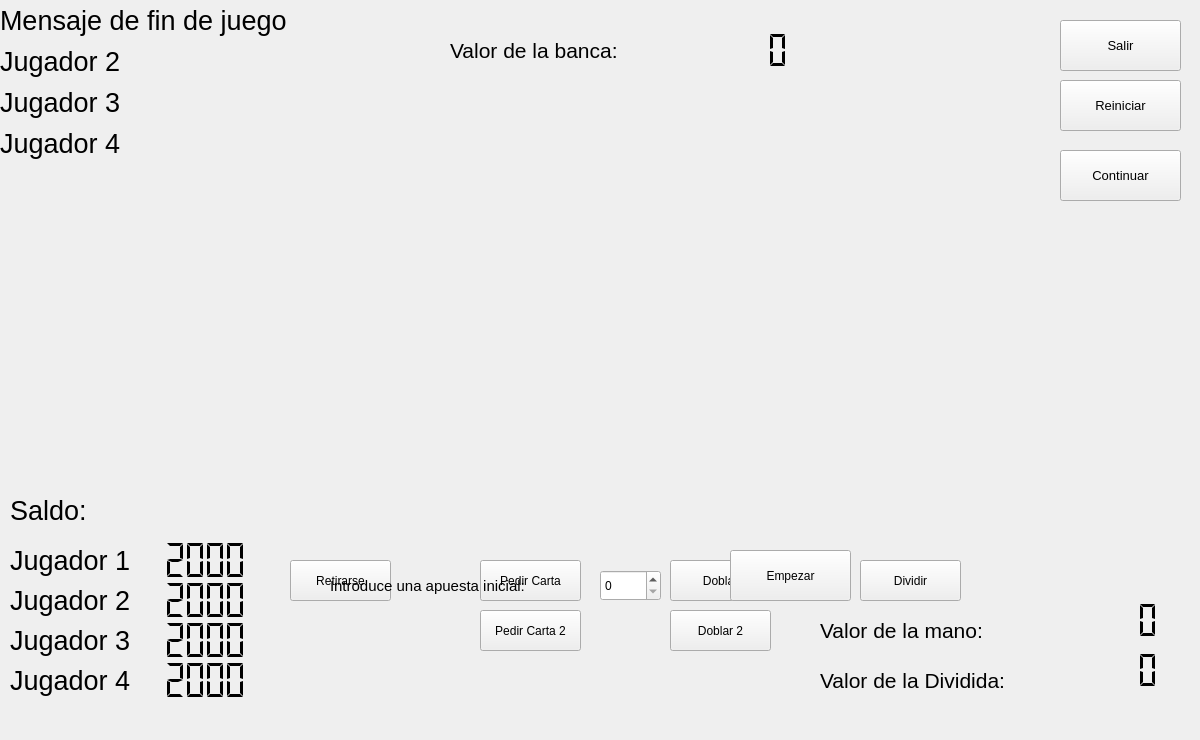
<?xml version="1.0" encoding="UTF-8"?>
<ui version="4.0">
 <class>UnJugador</class>
 <widget class="QWidget" name="UnJugador">
  <property name="geometry">
   <rect>
    <x>0</x>
    <y>0</y>
    <width>1200</width>
    <height>740</height>
   </rect>
  </property>
  <property name="windowTitle">
   <string>Form</string>
  </property>
  <widget class="QPushButton" name="boton_pedir_carta">
   <property name="geometry">
    <rect>
     <x>480</x>
     <y>560</y>
     <width>101</width>
     <height>41</height>
    </rect>
   </property>
   <property name="font">
    <font>
     <pointsize>9</pointsize>
    </font>
   </property>
   <property name="text">
    <string>Pedir Carta</string>
   </property>
  </widget>
  <widget class="QPushButton" name="boton_retirarse">
   <property name="geometry">
    <rect>
     <x>290</x>
     <y>560</y>
     <width>101</width>
     <height>41</height>
    </rect>
   </property>
   <property name="font">
    <font>
     <pointsize>9</pointsize>
    </font>
   </property>
   <property name="text">
    <string>Retirarse</string>
   </property>
  </widget>
  <widget class="QPushButton" name="boton_doblar">
   <property name="geometry">
    <rect>
     <x>670</x>
     <y>560</y>
     <width>101</width>
     <height>41</height>
    </rect>
   </property>
   <property name="font">
    <font>
     <pointsize>9</pointsize>
    </font>
   </property>
   <property name="text">
    <string>Doblar</string>
   </property>
  </widget>
  <widget class="QPushButton" name="boton_dividir">
   <property name="geometry">
    <rect>
     <x>860</x>
     <y>560</y>
     <width>101</width>
     <height>41</height>
    </rect>
   </property>
   <property name="font">
    <font>
     <pointsize>9</pointsize>
    </font>
   </property>
   <property name="text">
    <string>Dividir</string>
   </property>
  </widget>
  <widget class="QLabel" name="label">
   <property name="geometry">
    <rect>
     <x>10</x>
     <y>490</y>
     <width>91</width>
     <height>41</height>
    </rect>
   </property>
   <property name="font">
    <font>
     <pointsize>20</pointsize>
    </font>
   </property>
   <property name="text">
    <string>Saldo:</string>
   </property>
  </widget>
  <widget class="QLCDNumber" name="pantalla">
   <property name="geometry">
    <rect>
     <x>140</x>
     <y>540</y>
     <width>111</width>
     <height>41</height>
    </rect>
   </property>
   <property name="frameShape">
    <enum>QFrame::NoFrame</enum>
   </property>
   <property name="segmentStyle">
    <enum>QLCDNumber::Flat</enum>
   </property>
   <property name="intValue" stdset="0">
    <number>2000</number>
   </property>
  </widget>
  <widget class="QSpinBox" name="selector_apuesta">
   <property name="geometry">
    <rect>
     <x>600</x>
     <y>570</y>
     <width>61</width>
     <height>31</height>
    </rect>
   </property>
   <property name="maximum">
    <number>100000</number>
   </property>
  </widget>
  <widget class="QLabel" name="label_2">
   <property name="geometry">
    <rect>
     <x>330</x>
     <y>570</y>
     <width>251</width>
     <height>31</height>
    </rect>
   </property>
   <property name="font">
    <font>
     <pointsize>11</pointsize>
    </font>
   </property>
   <property name="text">
    <string>Introduce una apuesta inicial: </string>
   </property>
  </widget>
  <widget class="QPushButton" name="boton_empezar">
   <property name="geometry">
    <rect>
     <x>730</x>
     <y>550</y>
     <width>121</width>
     <height>51</height>
    </rect>
   </property>
   <property name="font">
    <font>
     <pointsize>9</pointsize>
    </font>
   </property>
   <property name="text">
    <string>Empezar</string>
   </property>
  </widget>
  <widget class="QLabel" name="label_retirada">
   <property name="geometry">
    <rect>
     <x>0</x>
     <y>0</y>
     <width>500</width>
     <height>41</height>
    </rect>
   </property>
   <property name="font">
    <font>
     <pointsize>20</pointsize>
    </font>
   </property>
   <property name="text">
    <string>Mensaje de fin de juego</string>
   </property>
   <property name="alignment">
    <set>Qt::AlignLeading|Qt::AlignLeft|Qt::AlignVCenter</set>
   </property>
  </widget>
  <widget class="QLabel" name="label_3">
   <property name="geometry">
    <rect>
     <x>820</x>
     <y>600</y>
     <width>211</width>
     <height>61</height>
    </rect>
   </property>
   <property name="font">
    <font>
     <pointsize>16</pointsize>
    </font>
   </property>
   <property name="text">
    <string>Valor de la mano:</string>
   </property>
  </widget>
  <widget class="QLCDNumber" name="pantalla_2">
   <property name="geometry">
    <rect>
     <x>1060</x>
     <y>600</y>
     <width>101</width>
     <height>41</height>
    </rect>
   </property>
   <property name="frameShape">
    <enum>QFrame::NoFrame</enum>
   </property>
   <property name="segmentStyle">
    <enum>QLCDNumber::Flat</enum>
   </property>
   <property name="intValue" stdset="0">
    <number>0</number>
   </property>
  </widget>
  <widget class="QLCDNumber" name="pantalla_3">
   <property name="geometry">
    <rect>
     <x>690</x>
     <y>30</y>
     <width>101</width>
     <height>41</height>
    </rect>
   </property>
   <property name="frameShape">
    <enum>QFrame::NoFrame</enum>
   </property>
   <property name="segmentStyle">
    <enum>QLCDNumber::Flat</enum>
   </property>
   <property name="intValue" stdset="0">
    <number>0</number>
   </property>
  </widget>
  <widget class="QLabel" name="label_valor_banca">
   <property name="geometry">
    <rect>
     <x>450</x>
     <y>20</y>
     <width>211</width>
     <height>61</height>
    </rect>
   </property>
   <property name="font">
    <font>
     <pointsize>16</pointsize>
    </font>
   </property>
   <property name="text">
    <string>Valor de la banca:</string>
   </property>
  </widget>
  <widget class="QPushButton" name="boton_salir">
   <property name="geometry">
    <rect>
     <x>1060</x>
     <y>20</y>
     <width>121</width>
     <height>51</height>
    </rect>
   </property>
   <property name="font">
    <font>
     <pointsize>10</pointsize>
    </font>
   </property>
   <property name="text">
    <string>Salir</string>
   </property>
  </widget>
  <widget class="QPushButton" name="boton_reiniciar">
   <property name="geometry">
    <rect>
     <x>1060</x>
     <y>80</y>
     <width>121</width>
     <height>51</height>
    </rect>
   </property>
   <property name="font">
    <font>
     <pointsize>10</pointsize>
    </font>
   </property>
   <property name="text">
    <string>Reiniciar</string>
   </property>
  </widget>
  <widget class="QPushButton" name="boton_continuar">
   <property name="geometry">
    <rect>
     <x>1060</x>
     <y>150</y>
     <width>121</width>
     <height>51</height>
    </rect>
   </property>
   <property name="font">
    <font>
     <pointsize>10</pointsize>
    </font>
   </property>
   <property name="text">
    <string>Continuar</string>
   </property>
  </widget>
  <widget class="QLabel" name="Mesa1">
   <property name="geometry">
    <rect>
     <x>0</x>
     <y>0</y>
     <width>1200</width>
     <height>740</height>
    </rect>
   </property>
   <property name="text">
    <string/>
   </property>
  </widget>
  <widget class="QLabel" name="Carta1J1">
   <property name="geometry">
    <rect>
     <x>10</x>
     <y>250</y>
     <width>71</width>
     <height>104</height>
    </rect>
   </property>
   <property name="text">
    <string/>
   </property>
  </widget>
  <widget class="QLabel" name="Carta2J1">
   <property name="geometry">
    <rect>
     <x>30</x>
     <y>250</y>
     <width>71</width>
     <height>104</height>
    </rect>
   </property>
   <property name="text">
    <string/>
   </property>
  </widget>
  <widget class="QLabel" name="Carta3J1">
   <property name="geometry">
    <rect>
     <x>50</x>
     <y>250</y>
     <width>71</width>
     <height>104</height>
    </rect>
   </property>
   <property name="text">
    <string/>
   </property>
  </widget>
  <widget class="QLabel" name="Carta4J1">
   <property name="geometry">
    <rect>
     <x>70</x>
     <y>250</y>
     <width>71</width>
     <height>104</height>
    </rect>
   </property>
   <property name="text">
    <string/>
   </property>
  </widget>
  <widget class="QLabel" name="Carta5J1">
   <property name="geometry">
    <rect>
     <x>90</x>
     <y>250</y>
     <width>71</width>
     <height>104</height>
    </rect>
   </property>
   <property name="text">
    <string/>
   </property>
  </widget>
  <widget class="QLabel" name="Carta1B">
   <property name="geometry">
    <rect>
     <x>500</x>
     <y>90</y>
     <width>71</width>
     <height>104</height>
    </rect>
   </property>
   <property name="text">
    <string/>
   </property>
  </widget>
  <widget class="QLabel" name="Carta2B">
   <property name="geometry">
    <rect>
     <x>520</x>
     <y>90</y>
     <width>71</width>
     <height>104</height>
    </rect>
   </property>
   <property name="text">
    <string/>
   </property>
  </widget>
  <widget class="QLabel" name="Carta3B">
   <property name="geometry">
    <rect>
     <x>540</x>
     <y>90</y>
     <width>71</width>
     <height>104</height>
    </rect>
   </property>
   <property name="text">
    <string/>
   </property>
  </widget>
  <widget class="QLabel" name="Carta4B">
   <property name="geometry">
    <rect>
     <x>560</x>
     <y>90</y>
     <width>71</width>
     <height>104</height>
    </rect>
   </property>
   <property name="text">
    <string/>
   </property>
  </widget>
  <widget class="QLabel" name="Carta5B">
   <property name="geometry">
    <rect>
     <x>580</x>
     <y>90</y>
     <width>71</width>
     <height>104</height>
    </rect>
   </property>
   <property name="text">
    <string/>
   </property>
  </widget>
  <widget class="QLabel" name="Carta1D1">
   <property name="geometry">
    <rect>
     <x>10</x>
     <y>380</y>
     <width>71</width>
     <height>104</height>
    </rect>
   </property>
   <property name="text">
    <string/>
   </property>
  </widget>
  <widget class="QLabel" name="Carta2D1">
   <property name="geometry">
    <rect>
     <x>30</x>
     <y>380</y>
     <width>71</width>
     <height>104</height>
    </rect>
   </property>
   <property name="text">
    <string/>
   </property>
  </widget>
  <widget class="QLabel" name="Carta3D1">
   <property name="geometry">
    <rect>
     <x>50</x>
     <y>380</y>
     <width>71</width>
     <height>104</height>
    </rect>
   </property>
   <property name="text">
    <string/>
   </property>
  </widget>
  <widget class="QLabel" name="Carta4D1">
   <property name="geometry">
    <rect>
     <x>70</x>
     <y>380</y>
     <width>71</width>
     <height>104</height>
    </rect>
   </property>
   <property name="text">
    <string/>
   </property>
  </widget>
  <widget class="QLabel" name="Carta5D1">
   <property name="geometry">
    <rect>
     <x>90</x>
     <y>380</y>
     <width>71</width>
     <height>104</height>
    </rect>
   </property>
   <property name="text">
    <string/>
   </property>
  </widget>
  <widget class="QPushButton" name="boton_pedir_carta2">
   <property name="geometry">
    <rect>
     <x>480</x>
     <y>610</y>
     <width>101</width>
     <height>41</height>
    </rect>
   </property>
   <property name="font">
    <font>
     <pointsize>9</pointsize>
    </font>
   </property>
   <property name="text">
    <string>Pedir Carta 2</string>
   </property>
  </widget>
  <widget class="QPushButton" name="boton_doblar2">
   <property name="geometry">
    <rect>
     <x>670</x>
     <y>610</y>
     <width>101</width>
     <height>41</height>
    </rect>
   </property>
   <property name="font">
    <font>
     <pointsize>9</pointsize>
    </font>
   </property>
   <property name="text">
    <string>Doblar 2</string>
   </property>
  </widget>
  <widget class="QLabel" name="label_4">
   <property name="geometry">
    <rect>
     <x>820</x>
     <y>650</y>
     <width>211</width>
     <height>61</height>
    </rect>
   </property>
   <property name="font">
    <font>
     <pointsize>16</pointsize>
    </font>
   </property>
   <property name="text">
    <string>Valor de la Dividida:</string>
   </property>
  </widget>
  <widget class="QLCDNumber" name="pantalla_4">
   <property name="geometry">
    <rect>
     <x>1060</x>
     <y>650</y>
     <width>101</width>
     <height>41</height>
    </rect>
   </property>
   <property name="frameShape">
    <enum>QFrame::NoFrame</enum>
   </property>
   <property name="segmentStyle">
    <enum>QLCDNumber::Flat</enum>
   </property>
  </widget>
  <widget class="QLabel" name="Carta1J4">
   <property name="geometry">
    <rect>
     <x>900</x>
     <y>250</y>
     <width>71</width>
     <height>104</height>
    </rect>
   </property>
   <property name="text">
    <string/>
   </property>
  </widget>
  <widget class="QLabel" name="Carta2J4">
   <property name="geometry">
    <rect>
     <x>920</x>
     <y>250</y>
     <width>71</width>
     <height>104</height>
    </rect>
   </property>
   <property name="text">
    <string/>
   </property>
  </widget>
  <widget class="QLabel" name="Carta3J4">
   <property name="geometry">
    <rect>
     <x>940</x>
     <y>250</y>
     <width>71</width>
     <height>104</height>
    </rect>
   </property>
   <property name="text">
    <string/>
   </property>
  </widget>
  <widget class="QLabel" name="Carta4J4">
   <property name="geometry">
    <rect>
     <x>960</x>
     <y>250</y>
     <width>71</width>
     <height>104</height>
    </rect>
   </property>
   <property name="text">
    <string/>
   </property>
  </widget>
  <widget class="QLabel" name="Carta5J4">
   <property name="geometry">
    <rect>
     <x>980</x>
     <y>250</y>
     <width>71</width>
     <height>104</height>
    </rect>
   </property>
   <property name="text">
    <string/>
   </property>
  </widget>
  <widget class="QLabel" name="Carta1D4">
   <property name="geometry">
    <rect>
     <x>900</x>
     <y>380</y>
     <width>71</width>
     <height>104</height>
    </rect>
   </property>
   <property name="text">
    <string/>
   </property>
  </widget>
  <widget class="QLabel" name="Carta2D4">
   <property name="geometry">
    <rect>
     <x>920</x>
     <y>380</y>
     <width>71</width>
     <height>104</height>
    </rect>
   </property>
   <property name="text">
    <string/>
   </property>
  </widget>
  <widget class="QLabel" name="Carta3D4">
   <property name="geometry">
    <rect>
     <x>940</x>
     <y>380</y>
     <width>71</width>
     <height>104</height>
    </rect>
   </property>
   <property name="text">
    <string/>
   </property>
  </widget>
  <widget class="QLabel" name="Carta4D4">
   <property name="geometry">
    <rect>
     <x>960</x>
     <y>380</y>
     <width>71</width>
     <height>104</height>
    </rect>
   </property>
   <property name="text">
    <string/>
   </property>
  </widget>
  <widget class="QLabel" name="Carta5D4">
   <property name="geometry">
    <rect>
     <x>980</x>
     <y>380</y>
     <width>71</width>
     <height>104</height>
    </rect>
   </property>
   <property name="text">
    <string/>
   </property>
  </widget>
  <widget class="QLabel" name="Carta1J2">
   <property name="geometry">
    <rect>
     <x>310</x>
     <y>300</y>
     <width>71</width>
     <height>104</height>
    </rect>
   </property>
   <property name="text">
    <string/>
   </property>
  </widget>
  <widget class="QLabel" name="Carta2J2">
   <property name="geometry">
    <rect>
     <x>330</x>
     <y>300</y>
     <width>71</width>
     <height>104</height>
    </rect>
   </property>
   <property name="text">
    <string/>
   </property>
  </widget>
  <widget class="QLabel" name="Carta3J2">
   <property name="geometry">
    <rect>
     <x>350</x>
     <y>300</y>
     <width>71</width>
     <height>104</height>
    </rect>
   </property>
   <property name="text">
    <string/>
   </property>
  </widget>
  <widget class="QLabel" name="Carta4J2">
   <property name="geometry">
    <rect>
     <x>370</x>
     <y>300</y>
     <width>71</width>
     <height>104</height>
    </rect>
   </property>
   <property name="text">
    <string/>
   </property>
  </widget>
  <widget class="QLabel" name="Carta5J2">
   <property name="geometry">
    <rect>
     <x>390</x>
     <y>300</y>
     <width>71</width>
     <height>104</height>
    </rect>
   </property>
   <property name="text">
    <string/>
   </property>
  </widget>
  <widget class="QLabel" name="Carta1D2">
   <property name="geometry">
    <rect>
     <x>310</x>
     <y>430</y>
     <width>71</width>
     <height>104</height>
    </rect>
   </property>
   <property name="text">
    <string/>
   </property>
  </widget>
  <widget class="QLabel" name="Carta2D2">
   <property name="geometry">
    <rect>
     <x>330</x>
     <y>430</y>
     <width>71</width>
     <height>104</height>
    </rect>
   </property>
   <property name="text">
    <string/>
   </property>
  </widget>
  <widget class="QLabel" name="Carta3D2">
   <property name="geometry">
    <rect>
     <x>350</x>
     <y>430</y>
     <width>71</width>
     <height>104</height>
    </rect>
   </property>
   <property name="text">
    <string/>
   </property>
  </widget>
  <widget class="QLabel" name="Carta4D2">
   <property name="geometry">
    <rect>
     <x>370</x>
     <y>430</y>
     <width>71</width>
     <height>104</height>
    </rect>
   </property>
   <property name="text">
    <string/>
   </property>
  </widget>
  <widget class="QLabel" name="Carta5D2">
   <property name="geometry">
    <rect>
     <x>390</x>
     <y>430</y>
     <width>71</width>
     <height>104</height>
    </rect>
   </property>
   <property name="text">
    <string/>
   </property>
  </widget>
  <widget class="QLabel" name="Carta1J3">
   <property name="geometry">
    <rect>
     <x>590</x>
     <y>300</y>
     <width>71</width>
     <height>104</height>
    </rect>
   </property>
   <property name="text">
    <string/>
   </property>
  </widget>
  <widget class="QLabel" name="Carta2J3">
   <property name="geometry">
    <rect>
     <x>610</x>
     <y>300</y>
     <width>71</width>
     <height>104</height>
    </rect>
   </property>
   <property name="text">
    <string/>
   </property>
  </widget>
  <widget class="QLabel" name="Carta3J3">
   <property name="geometry">
    <rect>
     <x>630</x>
     <y>300</y>
     <width>71</width>
     <height>104</height>
    </rect>
   </property>
   <property name="text">
    <string/>
   </property>
  </widget>
  <widget class="QLabel" name="Carta4J3">
   <property name="geometry">
    <rect>
     <x>650</x>
     <y>300</y>
     <width>71</width>
     <height>104</height>
    </rect>
   </property>
   <property name="text">
    <string/>
   </property>
  </widget>
  <widget class="QLabel" name="Carta5J3">
   <property name="geometry">
    <rect>
     <x>670</x>
     <y>300</y>
     <width>71</width>
     <height>104</height>
    </rect>
   </property>
   <property name="text">
    <string/>
   </property>
  </widget>
  <widget class="QLabel" name="label_5">
   <property name="geometry">
    <rect>
     <x>10</x>
     <y>540</y>
     <width>130</width>
     <height>41</height>
    </rect>
   </property>
   <property name="font">
    <font>
     <pointsize>20</pointsize>
    </font>
   </property>
   <property name="text">
    <string>Jugador 1</string>
   </property>
  </widget>
  <widget class="QLabel" name="label_6">
   <property name="geometry">
    <rect>
     <x>10</x>
     <y>580</y>
     <width>130</width>
     <height>41</height>
    </rect>
   </property>
   <property name="font">
    <font>
     <pointsize>20</pointsize>
    </font>
   </property>
   <property name="text">
    <string>Jugador 2</string>
   </property>
  </widget>
  <widget class="QLCDNumber" name="saldo2">
   <property name="geometry">
    <rect>
     <x>140</x>
     <y>580</y>
     <width>111</width>
     <height>41</height>
    </rect>
   </property>
   <property name="frameShape">
    <enum>QFrame::NoFrame</enum>
   </property>
   <property name="segmentStyle">
    <enum>QLCDNumber::Flat</enum>
   </property>
   <property name="value" stdset="0">
    <double>2000.000000000000000</double>
   </property>
  </widget>
  <widget class="QLabel" name="Carta1D3">
   <property name="geometry">
    <rect>
     <x>590</x>
     <y>430</y>
     <width>71</width>
     <height>104</height>
    </rect>
   </property>
   <property name="text">
    <string/>
   </property>
  </widget>
  <widget class="QLabel" name="Carta2D3">
   <property name="geometry">
    <rect>
     <x>610</x>
     <y>430</y>
     <width>71</width>
     <height>104</height>
    </rect>
   </property>
   <property name="text">
    <string/>
   </property>
  </widget>
  <widget class="QLabel" name="Carta3D3">
   <property name="geometry">
    <rect>
     <x>630</x>
     <y>430</y>
     <width>71</width>
     <height>104</height>
    </rect>
   </property>
   <property name="text">
    <string/>
   </property>
  </widget>
  <widget class="QLabel" name="Carta4D3">
   <property name="geometry">
    <rect>
     <x>650</x>
     <y>430</y>
     <width>71</width>
     <height>104</height>
    </rect>
   </property>
   <property name="text">
    <string/>
   </property>
  </widget>
  <widget class="QLabel" name="Carta5D3">
   <property name="geometry">
    <rect>
     <x>670</x>
     <y>430</y>
     <width>71</width>
     <height>104</height>
    </rect>
   </property>
   <property name="text">
    <string/>
   </property>
  </widget>
  <widget class="QLabel" name="label_7">
   <property name="geometry">
    <rect>
     <x>10</x>
     <y>620</y>
     <width>130</width>
     <height>41</height>
    </rect>
   </property>
   <property name="font">
    <font>
     <pointsize>20</pointsize>
    </font>
   </property>
   <property name="text">
    <string>Jugador 3</string>
   </property>
  </widget>
  <widget class="QLabel" name="label_8">
   <property name="geometry">
    <rect>
     <x>10</x>
     <y>660</y>
     <width>130</width>
     <height>41</height>
    </rect>
   </property>
   <property name="font">
    <font>
     <pointsize>20</pointsize>
    </font>
   </property>
   <property name="text">
    <string>Jugador 4</string>
   </property>
  </widget>
  <widget class="QLCDNumber" name="saldo3">
   <property name="geometry">
    <rect>
     <x>140</x>
     <y>620</y>
     <width>111</width>
     <height>41</height>
    </rect>
   </property>
   <property name="frameShape">
    <enum>QFrame::NoFrame</enum>
   </property>
   <property name="segmentStyle">
    <enum>QLCDNumber::Flat</enum>
   </property>
   <property name="value" stdset="0">
    <double>2000.000000000000000</double>
   </property>
  </widget>
  <widget class="QLCDNumber" name="saldo4">
   <property name="geometry">
    <rect>
     <x>140</x>
     <y>660</y>
     <width>111</width>
     <height>41</height>
    </rect>
   </property>
   <property name="frameShape">
    <enum>QFrame::NoFrame</enum>
   </property>
   <property name="segmentStyle">
    <enum>QLCDNumber::Flat</enum>
   </property>
   <property name="value" stdset="0">
    <double>2000.000000000000000</double>
   </property>
  </widget>
  <widget class="QLabel" name="label_final2">
   <property name="geometry">
    <rect>
     <x>0</x>
     <y>41</y>
     <width>500</width>
     <height>41</height>
    </rect>
   </property>
   <property name="font">
    <font>
     <pointsize>20</pointsize>
    </font>
   </property>
   <property name="text">
    <string>Jugador 2</string>
   </property>
  </widget>
  <widget class="QLabel" name="label_final3">
   <property name="geometry">
    <rect>
     <x>0</x>
     <y>82</y>
     <width>500</width>
     <height>41</height>
    </rect>
   </property>
   <property name="font">
    <font>
     <pointsize>20</pointsize>
    </font>
   </property>
   <property name="text">
    <string>Jugador 3</string>
   </property>
  </widget>
  <widget class="QLabel" name="label_final4">
   <property name="geometry">
    <rect>
     <x>0</x>
     <y>123</y>
     <width>500</width>
     <height>41</height>
    </rect>
   </property>
   <property name="font">
    <font>
     <pointsize>20</pointsize>
    </font>
   </property>
   <property name="text">
    <string>Jugador 4</string>
   </property>
  </widget>
  <widget class="QLabel" name="Carta6J1">
   <property name="geometry">
    <rect>
     <x>110</x>
     <y>250</y>
     <width>71</width>
     <height>104</height>
    </rect>
   </property>
   <property name="text">
    <string/>
   </property>
  </widget>
  <widget class="QLabel" name="Carta7J1">
   <property name="geometry">
    <rect>
     <x>130</x>
     <y>250</y>
     <width>71</width>
     <height>104</height>
    </rect>
   </property>
   <property name="text">
    <string/>
   </property>
  </widget>
  <widget class="QLabel" name="Carta8J1">
   <property name="geometry">
    <rect>
     <x>150</x>
     <y>250</y>
     <width>71</width>
     <height>104</height>
    </rect>
   </property>
   <property name="frameShape">
    <enum>QFrame::NoFrame</enum>
   </property>
   <property name="text">
    <string/>
   </property>
  </widget>
  <widget class="QLabel" name="Carta9J1">
   <property name="geometry">
    <rect>
     <x>170</x>
     <y>250</y>
     <width>71</width>
     <height>104</height>
    </rect>
   </property>
   <property name="text">
    <string/>
   </property>
  </widget>
  <widget class="QLabel" name="Carta10J1">
   <property name="geometry">
    <rect>
     <x>190</x>
     <y>250</y>
     <width>71</width>
     <height>104</height>
    </rect>
   </property>
   <property name="text">
    <string/>
   </property>
  </widget>
  <widget class="QLabel" name="Carta11J1">
   <property name="geometry">
    <rect>
     <x>210</x>
     <y>250</y>
     <width>71</width>
     <height>104</height>
    </rect>
   </property>
   <property name="text">
    <string/>
   </property>
  </widget>
  <widget class="QLabel" name="Carta6D1">
   <property name="geometry">
    <rect>
     <x>110</x>
     <y>380</y>
     <width>71</width>
     <height>104</height>
    </rect>
   </property>
   <property name="text">
    <string/>
   </property>
  </widget>
  <widget class="QLabel" name="Carta7D1">
   <property name="geometry">
    <rect>
     <x>130</x>
     <y>380</y>
     <width>71</width>
     <height>104</height>
    </rect>
   </property>
   <property name="text">
    <string/>
   </property>
  </widget>
  <widget class="QLabel" name="Carta8D1">
   <property name="geometry">
    <rect>
     <x>150</x>
     <y>380</y>
     <width>71</width>
     <height>104</height>
    </rect>
   </property>
   <property name="text">
    <string/>
   </property>
  </widget>
  <widget class="QLabel" name="Carta9D1">
   <property name="geometry">
    <rect>
     <x>170</x>
     <y>380</y>
     <width>71</width>
     <height>104</height>
    </rect>
   </property>
   <property name="text">
    <string/>
   </property>
  </widget>
  <widget class="QLabel" name="Carta10D1">
   <property name="geometry">
    <rect>
     <x>190</x>
     <y>380</y>
     <width>71</width>
     <height>104</height>
    </rect>
   </property>
   <property name="text">
    <string/>
   </property>
  </widget>
  <widget class="QLabel" name="Carta11D1">
   <property name="geometry">
    <rect>
     <x>210</x>
     <y>380</y>
     <width>71</width>
     <height>104</height>
    </rect>
   </property>
   <property name="text">
    <string/>
   </property>
  </widget>
  <widget class="QLabel" name="Carta6J2">
   <property name="geometry">
    <rect>
     <x>410</x>
     <y>300</y>
     <width>71</width>
     <height>104</height>
    </rect>
   </property>
   <property name="text">
    <string/>
   </property>
  </widget>
  <widget class="QLabel" name="Carta7J2">
   <property name="geometry">
    <rect>
     <x>430</x>
     <y>300</y>
     <width>71</width>
     <height>104</height>
    </rect>
   </property>
   <property name="text">
    <string/>
   </property>
  </widget>
  <widget class="QLabel" name="Carta8J2">
   <property name="geometry">
    <rect>
     <x>450</x>
     <y>300</y>
     <width>71</width>
     <height>104</height>
    </rect>
   </property>
   <property name="text">
    <string/>
   </property>
  </widget>
  <widget class="QLabel" name="Carta9J2">
   <property name="geometry">
    <rect>
     <x>470</x>
     <y>300</y>
     <width>71</width>
     <height>104</height>
    </rect>
   </property>
   <property name="text">
    <string/>
   </property>
  </widget>
  <widget class="QLabel" name="Carta10J2">
   <property name="geometry">
    <rect>
     <x>490</x>
     <y>300</y>
     <width>71</width>
     <height>104</height>
    </rect>
   </property>
   <property name="text">
    <string/>
   </property>
  </widget>
  <widget class="QLabel" name="Carta11J2">
   <property name="geometry">
    <rect>
     <x>510</x>
     <y>300</y>
     <width>71</width>
     <height>104</height>
    </rect>
   </property>
   <property name="text">
    <string/>
   </property>
  </widget>
  <widget class="QLabel" name="Carta6D2">
   <property name="geometry">
    <rect>
     <x>410</x>
     <y>430</y>
     <width>71</width>
     <height>104</height>
    </rect>
   </property>
   <property name="frameShape">
    <enum>QFrame::NoFrame</enum>
   </property>
   <property name="text">
    <string/>
   </property>
  </widget>
  <widget class="QLabel" name="Carta7D2">
   <property name="geometry">
    <rect>
     <x>430</x>
     <y>430</y>
     <width>71</width>
     <height>104</height>
    </rect>
   </property>
   <property name="text">
    <string/>
   </property>
  </widget>
  <widget class="QLabel" name="Carta8D2">
   <property name="geometry">
    <rect>
     <x>450</x>
     <y>430</y>
     <width>71</width>
     <height>104</height>
    </rect>
   </property>
   <property name="text">
    <string/>
   </property>
  </widget>
  <widget class="QLabel" name="Carta9D2">
   <property name="geometry">
    <rect>
     <x>470</x>
     <y>430</y>
     <width>71</width>
     <height>104</height>
    </rect>
   </property>
   <property name="text">
    <string/>
   </property>
  </widget>
  <widget class="QLabel" name="Carta10D2">
   <property name="geometry">
    <rect>
     <x>490</x>
     <y>430</y>
     <width>71</width>
     <height>104</height>
    </rect>
   </property>
   <property name="text">
    <string/>
   </property>
  </widget>
  <widget class="QLabel" name="Carta11D2">
   <property name="geometry">
    <rect>
     <x>510</x>
     <y>430</y>
     <width>71</width>
     <height>104</height>
    </rect>
   </property>
   <property name="text">
    <string/>
   </property>
  </widget>
  <widget class="QLabel" name="Carta6J3">
   <property name="geometry">
    <rect>
     <x>690</x>
     <y>300</y>
     <width>71</width>
     <height>104</height>
    </rect>
   </property>
   <property name="text">
    <string/>
   </property>
  </widget>
  <widget class="QLabel" name="Carta7J3">
   <property name="geometry">
    <rect>
     <x>710</x>
     <y>300</y>
     <width>71</width>
     <height>104</height>
    </rect>
   </property>
   <property name="text">
    <string/>
   </property>
  </widget>
  <widget class="QLabel" name="Carta8J3">
   <property name="geometry">
    <rect>
     <x>730</x>
     <y>300</y>
     <width>71</width>
     <height>104</height>
    </rect>
   </property>
   <property name="text">
    <string/>
   </property>
  </widget>
  <widget class="QLabel" name="Carta9J3">
   <property name="geometry">
    <rect>
     <x>750</x>
     <y>300</y>
     <width>71</width>
     <height>104</height>
    </rect>
   </property>
   <property name="text">
    <string/>
   </property>
  </widget>
  <widget class="QLabel" name="Carta10J3">
   <property name="geometry">
    <rect>
     <x>770</x>
     <y>300</y>
     <width>71</width>
     <height>104</height>
    </rect>
   </property>
   <property name="text">
    <string/>
   </property>
  </widget>
  <widget class="QLabel" name="Carta11J3">
   <property name="geometry">
    <rect>
     <x>790</x>
     <y>300</y>
     <width>71</width>
     <height>104</height>
    </rect>
   </property>
   <property name="text">
    <string/>
   </property>
  </widget>
  <widget class="QLabel" name="Carta6D3">
   <property name="geometry">
    <rect>
     <x>690</x>
     <y>430</y>
     <width>71</width>
     <height>104</height>
    </rect>
   </property>
   <property name="text">
    <string/>
   </property>
  </widget>
  <widget class="QLabel" name="Carta7D3">
   <property name="geometry">
    <rect>
     <x>710</x>
     <y>430</y>
     <width>71</width>
     <height>104</height>
    </rect>
   </property>
   <property name="text">
    <string/>
   </property>
  </widget>
  <widget class="QLabel" name="Carta8D3">
   <property name="geometry">
    <rect>
     <x>730</x>
     <y>430</y>
     <width>71</width>
     <height>104</height>
    </rect>
   </property>
   <property name="text">
    <string/>
   </property>
  </widget>
  <widget class="QLabel" name="Carta9D3">
   <property name="geometry">
    <rect>
     <x>750</x>
     <y>430</y>
     <width>71</width>
     <height>104</height>
    </rect>
   </property>
   <property name="text">
    <string/>
   </property>
  </widget>
  <widget class="QLabel" name="Carta10D3">
   <property name="geometry">
    <rect>
     <x>770</x>
     <y>430</y>
     <width>71</width>
     <height>104</height>
    </rect>
   </property>
   <property name="text">
    <string/>
   </property>
  </widget>
  <widget class="QLabel" name="Carta11D3">
   <property name="geometry">
    <rect>
     <x>790</x>
     <y>430</y>
     <width>71</width>
     <height>104</height>
    </rect>
   </property>
   <property name="text">
    <string/>
   </property>
  </widget>
  <widget class="QLabel" name="Carta6J4">
   <property name="geometry">
    <rect>
     <x>1000</x>
     <y>250</y>
     <width>71</width>
     <height>104</height>
    </rect>
   </property>
   <property name="text">
    <string/>
   </property>
  </widget>
  <widget class="QLabel" name="Carta7J4">
   <property name="geometry">
    <rect>
     <x>1020</x>
     <y>250</y>
     <width>71</width>
     <height>104</height>
    </rect>
   </property>
   <property name="text">
    <string/>
   </property>
  </widget>
  <widget class="QLabel" name="Carta8J4">
   <property name="geometry">
    <rect>
     <x>1040</x>
     <y>250</y>
     <width>71</width>
     <height>104</height>
    </rect>
   </property>
   <property name="text">
    <string/>
   </property>
  </widget>
  <widget class="QLabel" name="Carta9J4">
   <property name="geometry">
    <rect>
     <x>1060</x>
     <y>250</y>
     <width>71</width>
     <height>104</height>
    </rect>
   </property>
   <property name="text">
    <string/>
   </property>
  </widget>
  <widget class="QLabel" name="Carta10J4">
   <property name="geometry">
    <rect>
     <x>1080</x>
     <y>250</y>
     <width>71</width>
     <height>104</height>
    </rect>
   </property>
   <property name="text">
    <string/>
   </property>
  </widget>
  <widget class="QLabel" name="Carta11J4">
   <property name="geometry">
    <rect>
     <x>1100</x>
     <y>250</y>
     <width>71</width>
     <height>104</height>
    </rect>
   </property>
   <property name="text">
    <string/>
   </property>
  </widget>
  <widget class="QLabel" name="Carta6D4">
   <property name="geometry">
    <rect>
     <x>1000</x>
     <y>380</y>
     <width>71</width>
     <height>104</height>
    </rect>
   </property>
   <property name="text">
    <string/>
   </property>
  </widget>
  <widget class="QLabel" name="Carta7D4">
   <property name="geometry">
    <rect>
     <x>1020</x>
     <y>380</y>
     <width>71</width>
     <height>104</height>
    </rect>
   </property>
   <property name="text">
    <string/>
   </property>
  </widget>
  <widget class="QLabel" name="Carta8D4">
   <property name="geometry">
    <rect>
     <x>1040</x>
     <y>380</y>
     <width>71</width>
     <height>104</height>
    </rect>
   </property>
   <property name="text">
    <string/>
   </property>
  </widget>
  <widget class="QLabel" name="Carta9D4">
   <property name="geometry">
    <rect>
     <x>1060</x>
     <y>380</y>
     <width>71</width>
     <height>104</height>
    </rect>
   </property>
   <property name="text">
    <string/>
   </property>
  </widget>
  <widget class="QLabel" name="Carta10D4">
   <property name="geometry">
    <rect>
     <x>1080</x>
     <y>380</y>
     <width>71</width>
     <height>104</height>
    </rect>
   </property>
   <property name="text">
    <string/>
   </property>
  </widget>
  <widget class="QLabel" name="Carta11D4">
   <property name="geometry">
    <rect>
     <x>1100</x>
     <y>380</y>
     <width>71</width>
     <height>104</height>
    </rect>
   </property>
   <property name="text">
    <string/>
   </property>
  </widget>
  <widget class="QLabel" name="Carta6B">
   <property name="geometry">
    <rect>
     <x>600</x>
     <y>90</y>
     <width>71</width>
     <height>104</height>
    </rect>
   </property>
   <property name="text">
    <string/>
   </property>
  </widget>
  <widget class="QLabel" name="Carta7B">
   <property name="geometry">
    <rect>
     <x>620</x>
     <y>90</y>
     <width>71</width>
     <height>104</height>
    </rect>
   </property>
   <property name="text">
    <string/>
   </property>
  </widget>
  <widget class="QLabel" name="Carta8B">
   <property name="geometry">
    <rect>
     <x>640</x>
     <y>90</y>
     <width>71</width>
     <height>104</height>
    </rect>
   </property>
   <property name="text">
    <string/>
   </property>
  </widget>
  <widget class="QLabel" name="Carta9B">
   <property name="geometry">
    <rect>
     <x>660</x>
     <y>90</y>
     <width>71</width>
     <height>104</height>
    </rect>
   </property>
   <property name="text">
    <string/>
   </property>
  </widget>
  <widget class="QLabel" name="Carta10B">
   <property name="geometry">
    <rect>
     <x>680</x>
     <y>90</y>
     <width>71</width>
     <height>104</height>
    </rect>
   </property>
   <property name="text">
    <string/>
   </property>
  </widget>
  <widget class="QLabel" name="Carta11B">
   <property name="geometry">
    <rect>
     <x>700</x>
     <y>90</y>
     <width>71</width>
     <height>104</height>
    </rect>
   </property>
   <property name="text">
    <string/>
   </property>
   <property name="textFormat">
    <enum>Qt::AutoText</enum>
   </property>
  </widget>
  <widget class="QLabel" name="Flecha1">
   <property name="geometry">
    <rect>
     <x>30</x>
     <y>170</y>
     <width>50</width>
     <height>54</height>
    </rect>
   </property>
   <property name="text">
    <string/>
   </property>
  </widget>
  <widget class="QLabel" name="Flecha2">
   <property name="geometry">
    <rect>
     <x>340</x>
     <y>220</y>
     <width>50</width>
     <height>54</height>
    </rect>
   </property>
   <property name="text">
    <string/>
   </property>
  </widget>
  <widget class="QLabel" name="Flecha3">
   <property name="geometry">
    <rect>
     <x>600</x>
     <y>220</y>
     <width>50</width>
     <height>54</height>
    </rect>
   </property>
   <property name="text">
    <string/>
   </property>
  </widget>
  <widget class="QLabel" name="Flecha4">
   <property name="geometry">
    <rect>
     <x>920</x>
     <y>160</y>
     <width>50</width>
     <height>54</height>
    </rect>
   </property>
   <property name="text">
    <string/>
   </property>
  </widget>
  <zorder>Mesa1</zorder>
  <zorder>boton_pedir_carta</zorder>
  <zorder>boton_retirarse</zorder>
  <zorder>boton_doblar</zorder>
  <zorder>boton_dividir</zorder>
  <zorder>label</zorder>
  <zorder>pantalla</zorder>
  <zorder>selector_apuesta</zorder>
  <zorder>label_2</zorder>
  <zorder>boton_empezar</zorder>
  <zorder>label_retirada</zorder>
  <zorder>label_3</zorder>
  <zorder>pantalla_2</zorder>
  <zorder>pantalla_3</zorder>
  <zorder>label_valor_banca</zorder>
  <zorder>boton_salir</zorder>
  <zorder>boton_reiniciar</zorder>
  <zorder>boton_continuar</zorder>
  <zorder>Carta1J1</zorder>
  <zorder>Carta2J1</zorder>
  <zorder>Carta3J1</zorder>
  <zorder>Carta4J1</zorder>
  <zorder>Carta5J1</zorder>
  <zorder>Carta1B</zorder>
  <zorder>Carta2B</zorder>
  <zorder>Carta3B</zorder>
  <zorder>Carta4B</zorder>
  <zorder>Carta5B</zorder>
  <zorder>Carta1D1</zorder>
  <zorder>Carta2D1</zorder>
  <zorder>Carta3D1</zorder>
  <zorder>Carta4D1</zorder>
  <zorder>Carta5D1</zorder>
  <zorder>boton_pedir_carta2</zorder>
  <zorder>boton_doblar2</zorder>
  <zorder>label_4</zorder>
  <zorder>pantalla_4</zorder>
  <zorder>Carta1J4</zorder>
  <zorder>Carta2J4</zorder>
  <zorder>Carta3J4</zorder>
  <zorder>Carta4J4</zorder>
  <zorder>Carta5J4</zorder>
  <zorder>Carta1D4</zorder>
  <zorder>Carta2D4</zorder>
  <zorder>Carta3D4</zorder>
  <zorder>Carta4D4</zorder>
  <zorder>Carta5D4</zorder>
  <zorder>Carta1J2</zorder>
  <zorder>Carta2J2</zorder>
  <zorder>Carta3J2</zorder>
  <zorder>Carta4J2</zorder>
  <zorder>Carta5J2</zorder>
  <zorder>Carta1D2</zorder>
  <zorder>Carta2D2</zorder>
  <zorder>Carta3D2</zorder>
  <zorder>Carta4D2</zorder>
  <zorder>Carta5D2</zorder>
  <zorder>Carta1J3</zorder>
  <zorder>Carta2J3</zorder>
  <zorder>Carta3J3</zorder>
  <zorder>Carta4J3</zorder>
  <zorder>Carta5J3</zorder>
  <zorder>label_5</zorder>
  <zorder>label_6</zorder>
  <zorder>saldo2</zorder>
  <zorder>Carta1D3</zorder>
  <zorder>Carta2D3</zorder>
  <zorder>Carta3D3</zorder>
  <zorder>Carta4D3</zorder>
  <zorder>Carta5D3</zorder>
  <zorder>label_7</zorder>
  <zorder>label_8</zorder>
  <zorder>saldo3</zorder>
  <zorder>saldo4</zorder>
  <zorder>label_final2</zorder>
  <zorder>label_final3</zorder>
  <zorder>label_final4</zorder>
  <zorder>Carta6J1</zorder>
  <zorder>Carta7J1</zorder>
  <zorder>Carta8J1</zorder>
  <zorder>Carta9J1</zorder>
  <zorder>Carta10J1</zorder>
  <zorder>Carta11J1</zorder>
  <zorder>Carta6D1</zorder>
  <zorder>Carta7D1</zorder>
  <zorder>Carta8D1</zorder>
  <zorder>Carta9D1</zorder>
  <zorder>Carta10D1</zorder>
  <zorder>Carta11D1</zorder>
  <zorder>Carta6J2</zorder>
  <zorder>Carta7J2</zorder>
  <zorder>Carta8J2</zorder>
  <zorder>Carta9J2</zorder>
  <zorder>Carta10J2</zorder>
  <zorder>Carta11J2</zorder>
  <zorder>Carta6D2</zorder>
  <zorder>Carta7D2</zorder>
  <zorder>Carta8D2</zorder>
  <zorder>Carta9D2</zorder>
  <zorder>Carta10D2</zorder>
  <zorder>Carta11D2</zorder>
  <zorder>Carta6J3</zorder>
  <zorder>Carta7J3</zorder>
  <zorder>Carta8J3</zorder>
  <zorder>Carta9J3</zorder>
  <zorder>Carta10J3</zorder>
  <zorder>Carta11J3</zorder>
  <zorder>Carta6D3</zorder>
  <zorder>Carta7D3</zorder>
  <zorder>Carta8D3</zorder>
  <zorder>Carta9D3</zorder>
  <zorder>Carta10D3</zorder>
  <zorder>Carta11D3</zorder>
  <zorder>Carta6J4</zorder>
  <zorder>Carta7J4</zorder>
  <zorder>Carta8J4</zorder>
  <zorder>Carta9J4</zorder>
  <zorder>Carta10J4</zorder>
  <zorder>Carta11J4</zorder>
  <zorder>Carta6D4</zorder>
  <zorder>Carta7D4</zorder>
  <zorder>Carta8D4</zorder>
  <zorder>Carta9D4</zorder>
  <zorder>Carta10D4</zorder>
  <zorder>Carta11D4</zorder>
  <zorder>Carta6B</zorder>
  <zorder>Carta7B</zorder>
  <zorder>Carta8B</zorder>
  <zorder>Carta9B</zorder>
  <zorder>Carta10B</zorder>
  <zorder>Carta11B</zorder>
  <zorder>Flecha1</zorder>
  <zorder>Flecha2</zorder>
  <zorder>Flecha3</zorder>
  <zorder>Flecha4</zorder>
 </widget>
 <resources/>
 <connections/>
</ui>
